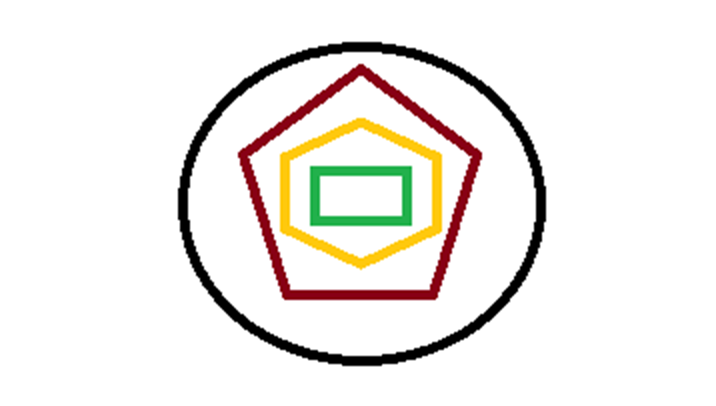
#> input picture PDI/gabaritos/CCF 394 - CONTORNOS/figurasdiversas.png, 716 x 406 px
$ python 'CCDF394 Aula 7 contornos internos.py'
#> lines starting #> are read from the running program, lines starting #| are printed output that depends on the picture; after the words box and inside, x2 and y2 are one past the last pixel; in counts of white or black regions, pixels touching at a corner belong together
import cv2

def on_trackbar_change(position):
    # Atualiza o índice do contorno selecionado
    global selected_contour
    selected_contour = position

# Leitura da imagem
image = cv2.imread("figurasdiversas.png")
#> image is the input picture: shape (406, 716, 3); mean B, G, R 233.9, 237.7, 240.5

# Encontra os contornos na imagem
gray = cv2.cvtColor(image, cv2.COLOR_BGR2GRAY)
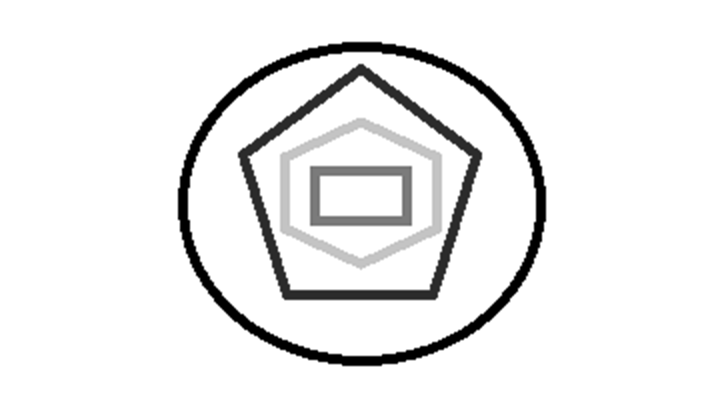
#> gray: shape (406, 716); min 0, max 255, mean 238.1
_, thresh = cv2.threshold(gray, 127, 255, cv2.THRESH_BINARY)
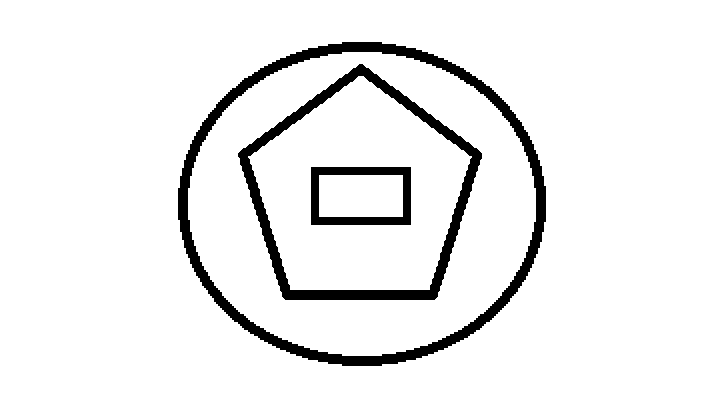
#> thresh: shape (406, 716); 93.2% white; 3 black regions
contours, _ = cv2.findContours(thresh, cv2.RETR_LIST, cv2.CHAIN_APPROX_SIMPLE)
#> contours = 7 contours; box (x1, y1, x2, y2) and area: (0, 0, 716, 406) 289575, (177, 41, 547, 367) 94155, (188, 52, 536, 356) 82487, (237, 63, 483, 301) 40601, (248, 76, 472, 290) 32879, (310, 166, 412, 226) 5957, (319, 175, 403, 217) 3403

# Inicializa o índice do contorno selecionado
selected_contour = 0
print(len(contours))
#| 7
# Cria a janela de exibição
cv2.namedWindow("Contornos")

# Cria a trackbar para selecionar o contorno
cv2.createTrackbar("Contorno", "Contornos", selected_contour, len(contours) - 1, on_trackbar_change)

while True:
    # Cria uma cópia da imagem original
    output = image.copy()

    # Desenha o contorno selecionado na imagem de saída
    cv2.drawContours(output, [contours[selected_contour]], -1, (0, 0, 222), 2)
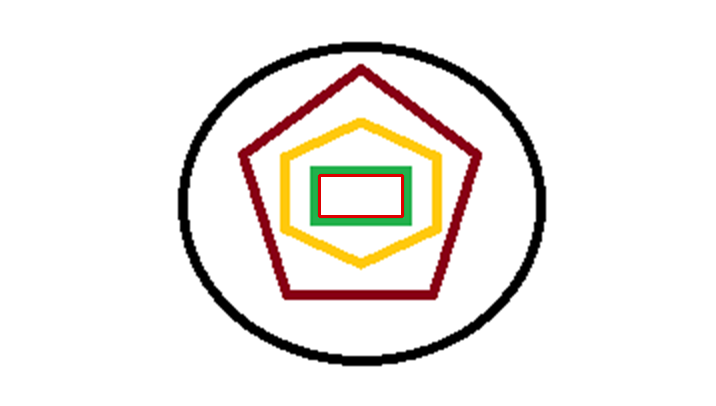
#> output: shape (406, 716, 3); 0.25% of pixels changed, all inside (x1, y1, x2, y2) = (318, 174, 404, 218)

    # Exibe a imagem de saída
    cv2.imshow("Contornos", output)

    # Verifica se a tecla 'q' foi pressionada para sair do loop
    if cv2.waitKey(1) & 0xFF == ord('q'):
#> (key q is pressed here)
        break

# Libera os recursos e fecha as janelas
cv2.destroyAllWindows()

$ run again, with PDI/gabaritos/CCF 394 - CONTORNOS/boomerang.png copied over PDI/gabaritos/CCF 394 - CONTORNOS/figurasdiversas.png
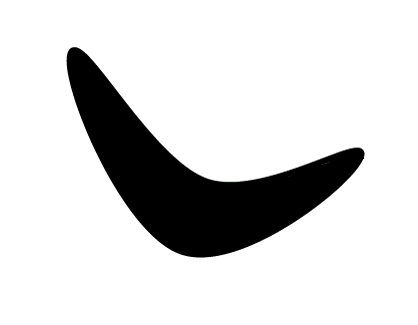
#> input picture PDI/gabaritos/CCF 394 - CONTORNOS/boomerang.png, 418 x 325 px
#> image is the input picture: shape (325, 418, 3); mean B, G, R 215.8, 215.8, 215.8
#> `_, thresh = cv2.threshold(gray, 127, 255, cv2.THRESH_BINARY)`:
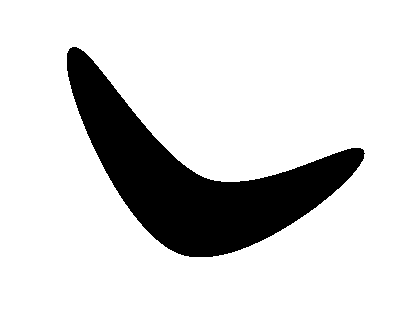
#> thresh: shape (325, 418); 84.6% white; 1 black region
#> contours = 2 contours; box (x1, y1, x2, y2) and area: (0, 0, 418, 325) 135108, (66, 46, 366, 258) 21232
#| 2
#> `cv2.drawContours(output, [contours[selected_contour]], -1, (0, 0, 222)..`:
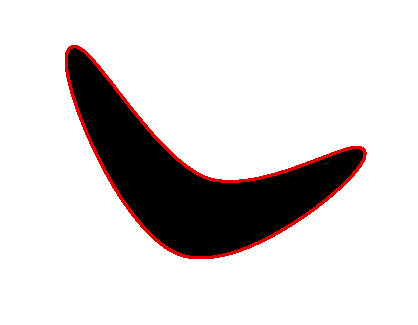
#> output: shape (325, 418, 3); 2.13% of pixels changed, all inside (x1, y1, x2, y2) = (65, 45, 367, 259)

$ run again, with PDI/gabaritos/CCF 394 - CONTORNOS/douglas-peucker.png copied over PDI/gabaritos/CCF 394 - CONTORNOS/figurasdiversas.png
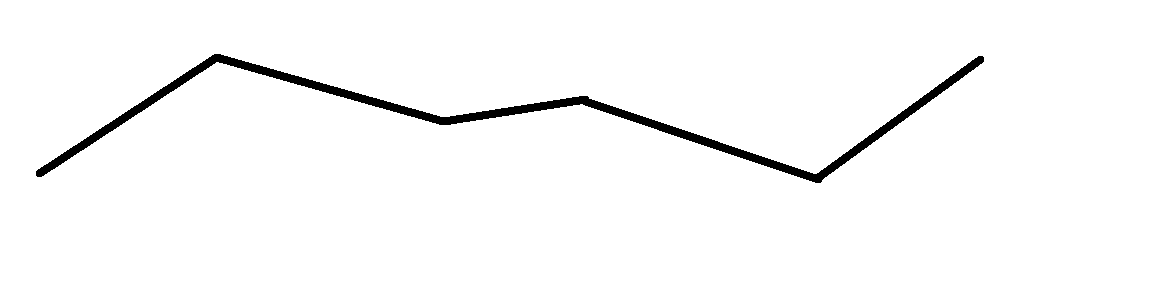
#> input picture PDI/gabaritos/CCF 394 - CONTORNOS/douglas-peucker.png, 1162 x 305 px
#> image is the input picture: shape (305, 1162, 3); 97.6% white; 1 black region, box (x1, y1, x2, y2) and area: (36, 54, 984, 183) 8353
#> gray: shape (305, 1162); 97.6% white; 1 black region
#> contours = 2 contours; box (x1, y1, x2, y2) and area: (0, 0, 1162, 305) 352944, (35, 53, 985, 184) 9306
#| 2
#> `cv2.drawContours(output, [contours[selected_contour]], -1, (0, 0, 222)..`:
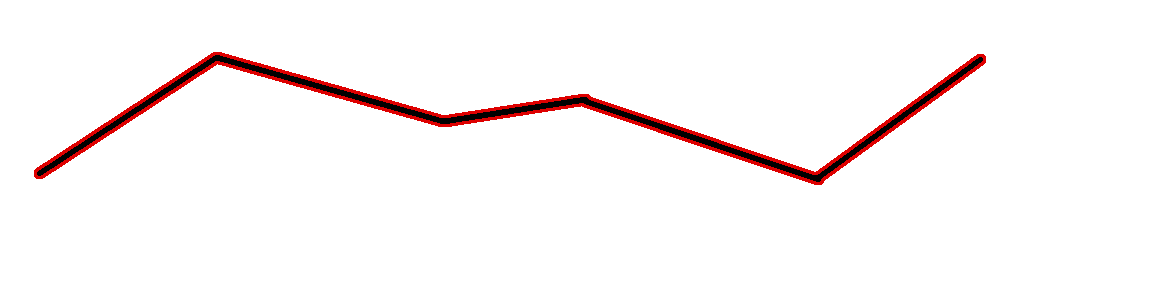
#> output: shape (305, 1162, 3); 2.07% of pixels changed, all inside (x1, y1, x2, y2) = (34, 52, 986, 185)

$ run again, with PDI/gabaritos/CCF 394 - CONTORNOS/figuraAngulo.png copied over PDI/gabaritos/CCF 394 - CONTORNOS/figurasdiversas.png
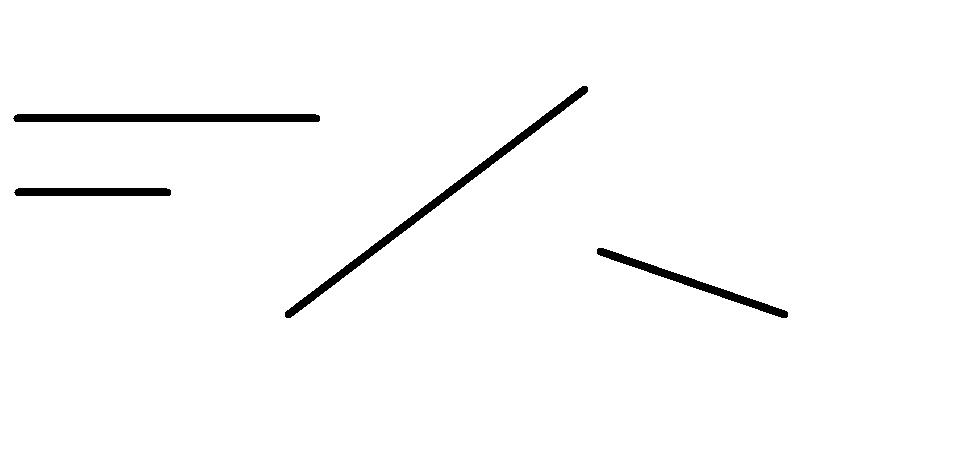
#> input picture PDI/gabaritos/CCF 394 - CONTORNOS/figuraAngulo.png, 974 x 464 px
#> image is the input picture: shape (464, 974, 3); 98.2% white; 4 black regions, box (x1, y1, x2, y2) and area: (285, 86, 588, 318) 2996, (13, 114, 320, 122) 2438, (597, 248, 788, 318) 1598, (14, 188, 171, 196) 1238
#> gray: shape (464, 974); 98.2% white; 4 black regions
#> contours = 5 contours; box (x1, y1, x2, y2) and area: (0, 0, 974, 464) 450499, (284, 85, 589, 319) 3303, (12, 113, 321, 123) 2748, (596, 247, 789, 319) 1793, (13, 187, 172, 197) 1398
#| 5
#> `cv2.drawContours(output, [contours[selected_contour]], -1, (0, 0, 222)..`:
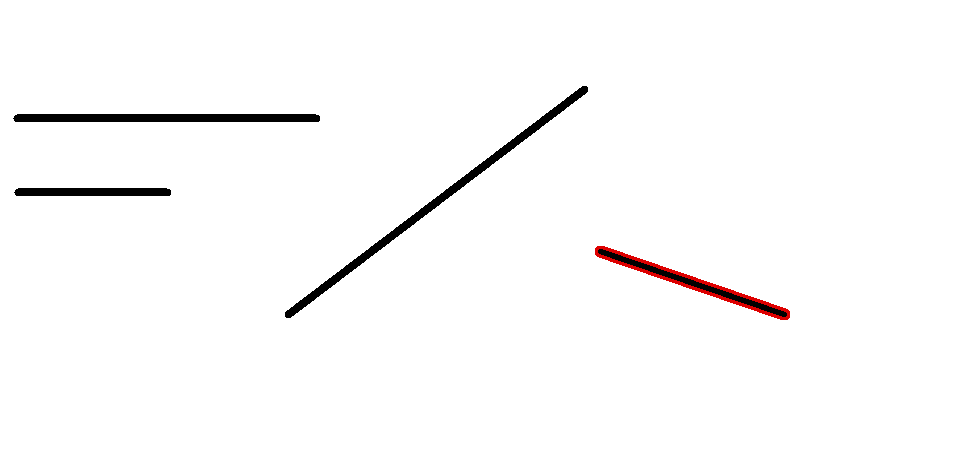
#> output: shape (464, 974, 3); 0.32% of pixels changed, all inside (x1, y1, x2, y2) = (595, 246, 790, 320)
